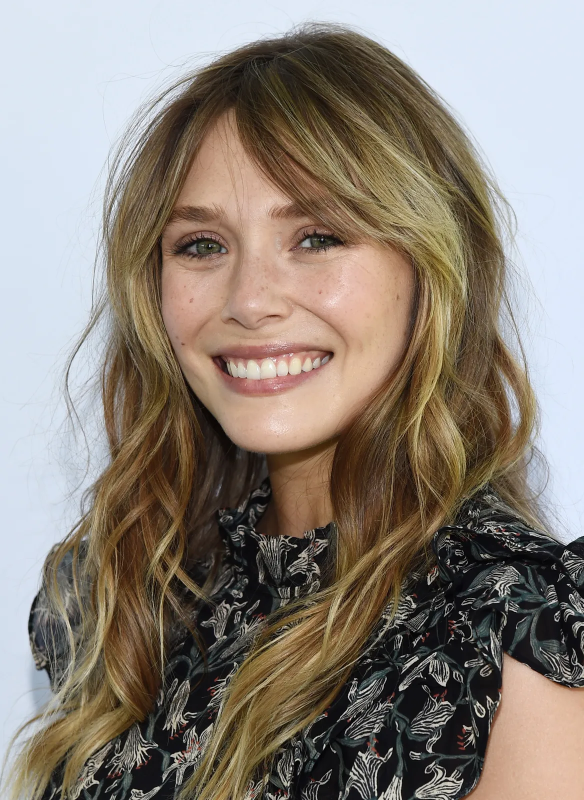
#> input picture Python/Image Libraries/images/elizabeth-olsen.png, 1168 x 1600 px (shown at 1/2 size)
$ jupyter execute 03-Manipulating-Images.ipynb
#> lines starting #> are read from the running program, lines starting #| are printed output that depends on the picture
[cell 1]
from PIL import Image
import cv2
import numpy as np
import matplotlib.pyplot as plt

[cell 2]
def show_image(image):
    plt.imshow(image)
    plt.axis("off")
    plt.gca().set_position([0, 0, 1, 1])
    plt.show()

[cell 3]
elizabeth = cv2.imread("images/elizabeth-olsen.png")
#> elizabeth is the input picture: shape (1600, 1168, 3); mean B, G, R 120.4, 130.2, 139.8
elizabeth = cv2.cvtColor(elizabeth, cv2.COLOR_BGR2RGB)

show_image(elizabeth)

### **Copy Image**

[cell 4]
# if you make changes in the copy the main image won't get modified and vice-versa
elizabeth_copy = elizabeth.copy()

elizabeth_copy[::] = 0 # change all pixel colors to 0 -> black
#> elizabeth_copy: shape (1600, 1168, 3); every value is 0
show_image(elizabeth_copy)

print('Memory Address of Elizabeth Image: ', id(elizabeth))
#| Memory Address of Elizabeth Image:  140634576118640
print('Memory Address of Elizabeth Copy Image: ', id(elizabeth_copy))
#| Memory Address of Elizabeth Copy Image:  140634219533712

### **Flipping / Mirroring**

[cell 5]
# Flipping/Mirroring Images

from PIL import ImageOps

elizabeth_olsen = Image.open('images/elizabeth-olsen.png')

im_flip = ImageOps.flip(elizabeth_olsen)
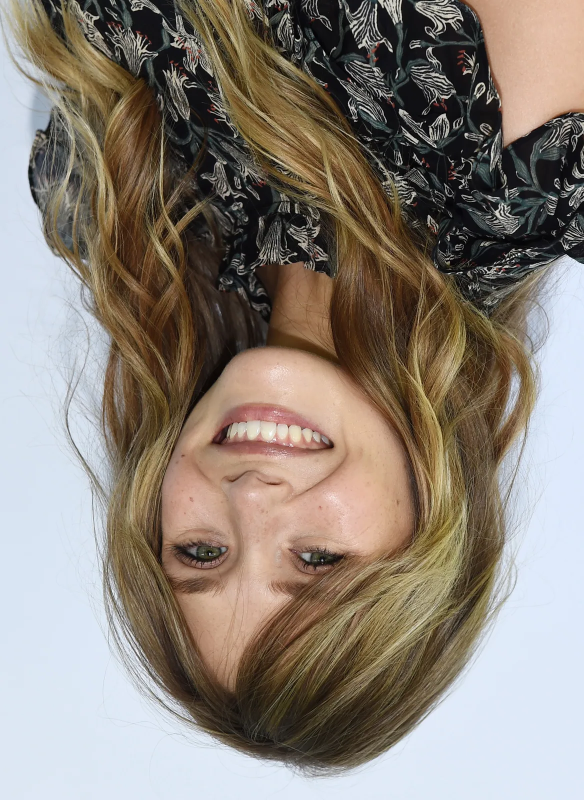
#> im_flip: PIL image 1168x1600 RGB (shown at 1/2 size); mean R, G, B 139.8, 130.2, 120.4

im_mirror = ImageOps.mirror(elizabeth_olsen)
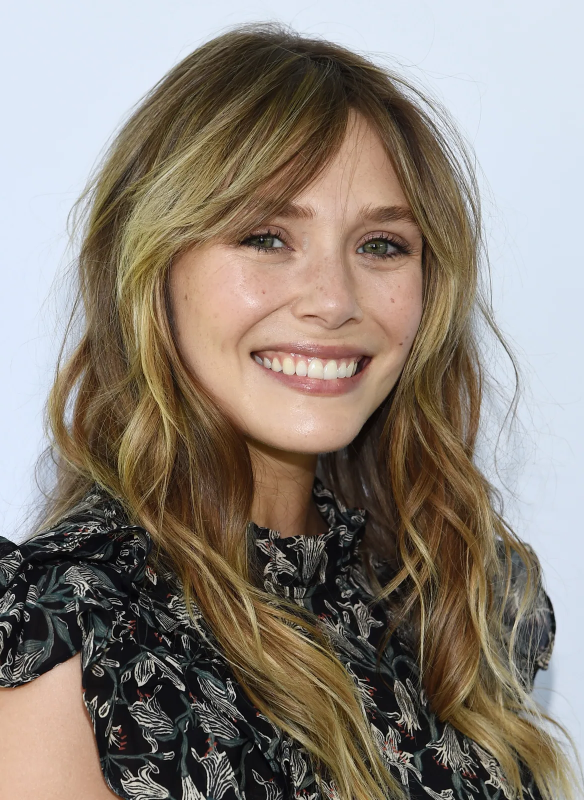
#> im_mirror: PIL image 1168x1600 RGB (shown at 1/2 size); mean R, G, B 139.8, 130.2, 120.4

plt.figure(figsize=(10, 5))

plt.subplot(1, 3, 1)
plt.title("Original")
plt.imshow(elizabeth)
plt.axis("off")

plt.subplot(1, 3, 2)
plt.title("Flipped")
plt.imshow(im_flip)
plt.axis("off")

plt.subplot(1, 3, 3)
plt.title("Mirrored")
plt.imshow(im_mirror)
plt.axis("off")

plt.show()
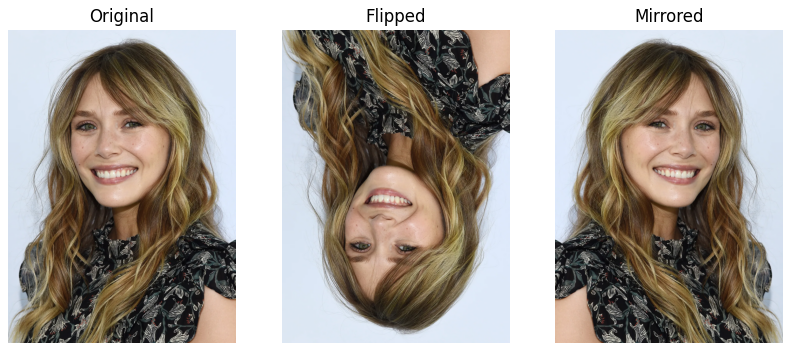
#> figure drawn by matplotlib, 3 panels

[cell 6]
# CV flip methods

im_flip = cv2.flip(elizabeth, 0) # 0 -> vertical, 1 -> horizontal
show_image(im_flip)

[cell 7]
im_rotate = cv2.rotate(elizabeth, cv2.ROTATE_90_CLOCKWISE)
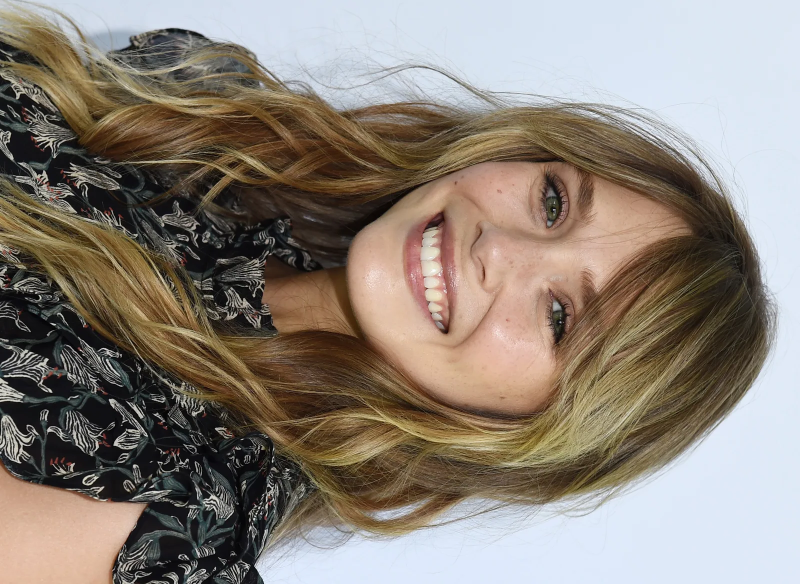
#> im_rotate: shape (1168, 1600, 3) (shown at 1/2 size); mean R, G, B 139.8, 130.2, 120.4
show_image(im_rotate)

### **Cropping**

[cell 8]
image = Image.open('images/elizabeth-olsen.png')
image = np.array(image)

upper, lower = 300, 600
cropped_image = image[upper: lower, :, :]
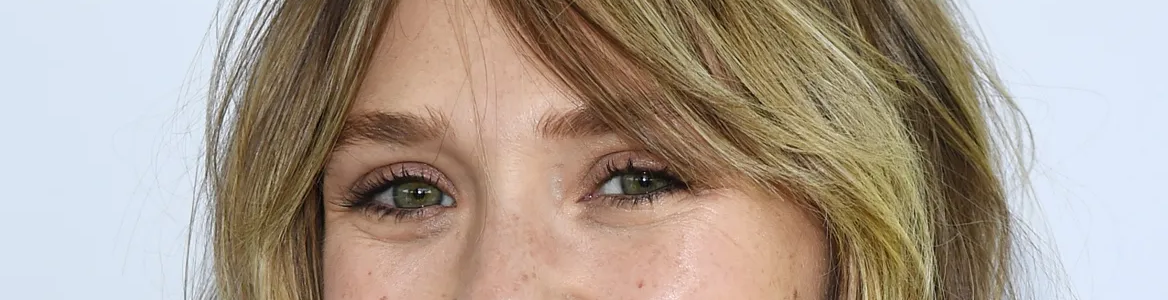
#> cropped_image: shape (300, 1168, 3); mean R, G, B 171.4, 157.9, 145.3
show_image(cropped_image)

[cell 9]
left, right = 300, 800
cropped_image = image[:, left:right, :]
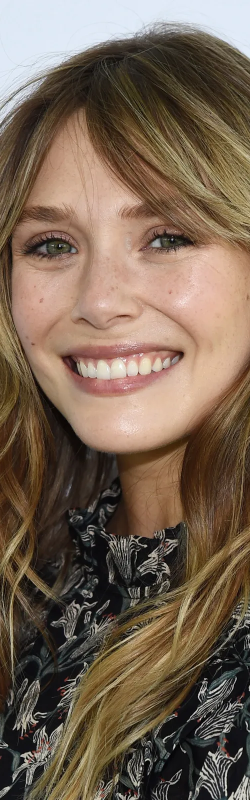
#> cropped_image: shape (1600, 500, 3) (shown at 1/2 size); mean R, G, B 119, 100.2, 83.2
show_image(cropped_image)

[cell 10]
cropped_image = image[upper: lower, left: right, :]
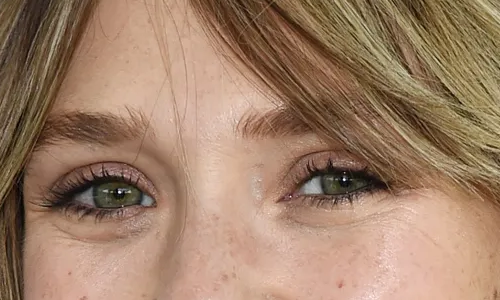
#> cropped_image: shape (300, 500, 3); mean R, G, B 159.3, 127.6, 103.9
show_image(cropped_image)

$ run again, with Python/Image Libraries/images/billie.png copied over Python/Image Libraries/images/elizabeth-olsen.png
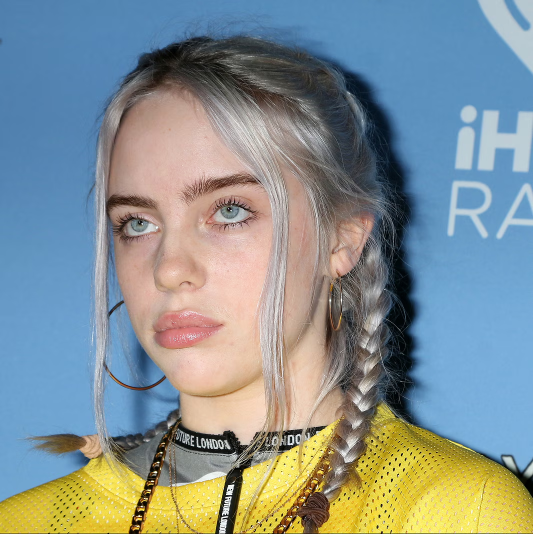
#> input picture Python/Image Libraries/images/billie.png, 1066 x 1067 px (shown at 1/2 size)
#> elizabeth is the input picture: shape (1067, 1066, 3); mean B, G, R 145.9, 145.4, 133.6
#> elizabeth_copy: shape (1067, 1066, 3); every value is 0
#| Memory Address of Elizabeth Image:  140634576118640
#| Memory Address of Elizabeth Copy Image:  140634219551152
#> `im_rotate = cv2.rotate(elizabeth, cv2.ROTATE_90_CLOCKWISE)`:
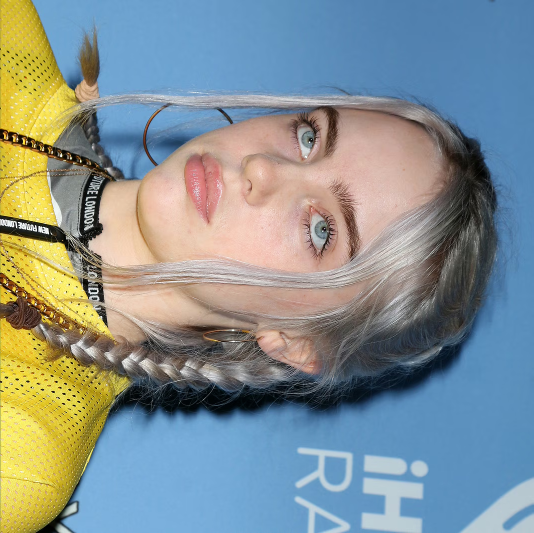
#> im_rotate: shape (1066, 1067, 3) (shown at 1/2 size); mean R, G, B 133.6, 145.4, 145.9
#> `cropped_image = image[upper: lower, left: right, :]`:
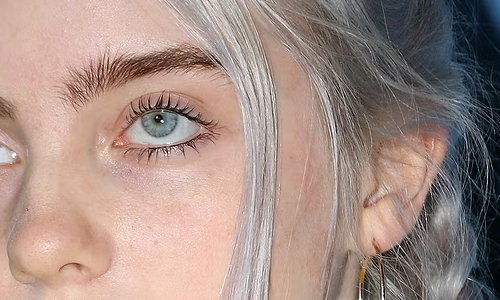
#> cropped_image: shape (300, 500, 3); mean R, G, B 164.3, 141.8, 133.9
